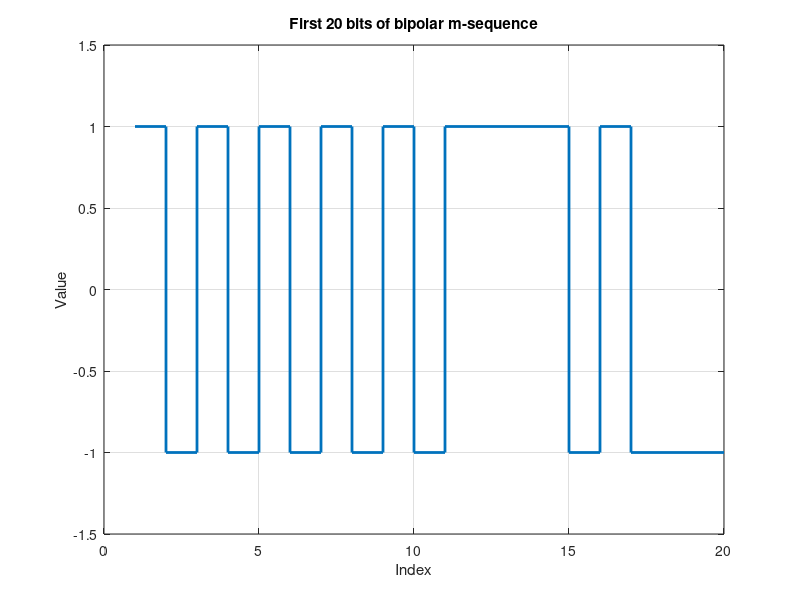

This chart was generated by the following MATLAB code: (Note: this script raises an error after producing the figure.)
%Properties of m-sequences

%You must design a randomizer based on an LFSR with m = 10 cells.

m = 10;
N = 2^m - 1;

% polynomial x^10 + x^3 + 1
taps = [10 3]; 

% seed de l'énoncé
lfsr = [1 0 1 0 1 0 1 0 1 0]; 

sequence = zeros(1, N);

for i = 1:N
    
    % output bit = FIRST cell (MATLAB convention)
    sequence(i) = lfsr(1);

    % feedback = XOR taps (index counted from left)
    feedback = xor(lfsr(m - taps(1) + 1), lfsr(m - taps(2) + 1));

    % LEFT shift
    lfsr(1:end-1) = lfsr(2:end);
    lfsr(end) = feedback;
end


%Plot the first 20 bits of the bipolar sequence (0 → −1 and 1 → +1)
bipolar = 2*sequence - 1;   % 0→-1, 1→+1

figure;
stairs(bipolar(1:20), 'LineWidth', 2);
grid on;
title('First 20 bits of bipolar m-sequence');
xlabel('Index'); ylabel('Value');
ylim([-1.5 1.5]);


%Write a table with N1 and N0 (number of bits equal to 1 and 0), NT and NNT
%(number of transitions and no transitions, view the sequence as periodic.)

N1 = sum(sequence == 1);
N0 = sum(sequence == 0);

%transition and non-transition
NT = sum(sequence ~= sequence([2:end 1]));
NNT = sum(sequence == sequence([2:end 1]));

% Display the results
fprintf("N1  = %d\n", N1);
fprintf("N0  = %d\n", N0);
fprintf("NT  = %d\n", NT);
fprintf("NNT = %d\n", NNT);



%Write a table with the values of NR (T ) (total number of runs, NR (i) (number of
%runs of length i, NR0(i) and NR1(i) (number of runs of zeros and ones of length i)


NrT = NT + 1;

% Initialize run length counters
runLengths = zeros(1, N);
currentRunLength = 1;

% Initialize counters for runs of zeros and ones
NR0 = zeros(1, N);
NR1 = zeros(1, N);

for i = 2:N
    if sequence(i) == sequence(i-1)
        currentRunLength = currentRunLength + 1;
    else
        runLengths(currentRunLength) = runLengths(currentRunLength) + 1;

        if sequence(i-1) == 0
            NR0(currentRunLength) = NR0(currentRunLength) + 1;
        else
            NR1(currentRunLength) = NR1(currentRunLength) + 1;
        end

        currentRunLength = 1;
        
    end
end
runLengths(currentRunLength) = runLengths(currentRunLength) + 1; % Count the last run

if sequence(N) == 0
    NR0(currentRunLength) = NR0(currentRunLength) + 1;
else
    NR1(currentRunLength) = NR1(currentRunLength) + 1;
end

maxRun = find(runLengths > 0, 1, 'last');

runTable = table((1:maxRun)', runLengths(1:maxRun)', NR0(1:maxRun)', NR1(1:maxRun)', ...
    'VariableNames', {'RunLength_i', 'NR_i', 'NR0_i', 'NR1_i'});

disp(runTable);


%Plot the run lengths vs. their starting point in the sequence (use different colors
%for 0 and 1 runs)

starts = [];      % starting position
lengths = [];     % run length
values = [];      % 0 or 1

currentStart = 1;

for i = 2:N
    if sequence(i) ~= sequence(i-1)
        %end of run at i-1
        starts(end+1) = currentStart; 
        lengths(end+1) = i - currentStart; 
        values(end+1) = sequence(currentStart); 
        currentStart = i; 
    end
end

% Finalize the last run

starts(end+1) = currentStart; 
lengths(end+1) = N - currentStart +1; 
values(end+1) = sequence(N); 


% Now plot
figure;
hold on; grid on;
title('Run lengths vs starting point');
xlabel('Starting index');
ylabel('Run length');

for k = 1:length(starts)
    x = [starts(k) starts(k)];
    y = [0 lengths(k)];
    if values(k) == 0
        plot(x, y, 'b-', 'LineWidth', 1.8);
    else
        plot(x, y, 'r-', 'LineWidth', 1.8);
    end
end

ylim([0 max(lengths)+1]);
legend('Runs of 0','Runs of 1');
hold off;
